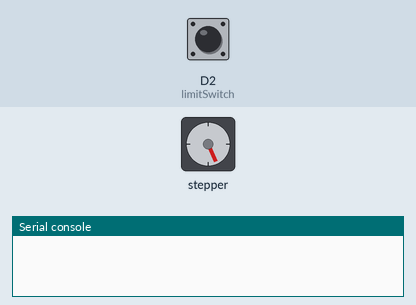
A program run on a simulated CircuitPython board. On the bench: stepper motor, the last lines printed to the serial console. The test bench sets the inputs (shaded band); at power-on: D2 (limitSwitch) HIGH. The stepper is drawn at 200 steps a turn.

Above: at 1.2 s.
1.3 s: D2 (limitSwitch) pulled LOW for 0.15 s
At 1.66 s:
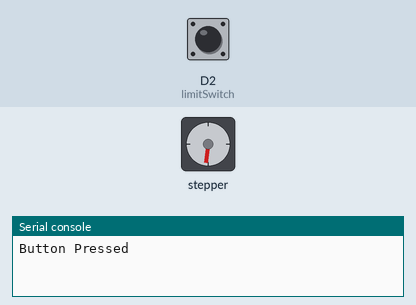
4.4 s: D2 (limitSwitch) pulled LOW for 1 s
At 5.57 s:
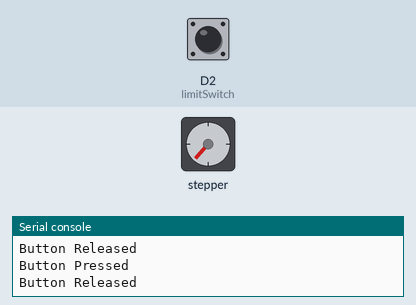
Timing chart, 0 to 14.1 s (numbered marks = the images above; inputs shaded):
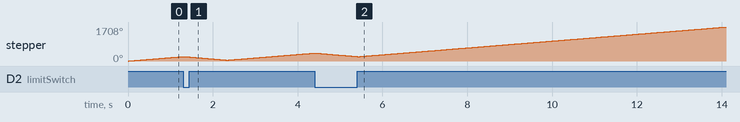

The program:

stepperMotor.py
```python
import asyncio
import board
import time
import digitalio
from adafruit_motor import stepper

DELAY = 0.01
STEPS = 100

coils = (
    digitalio.DigitalInOut(board.D9),
    digitalio.DigitalInOut(board.D10),
    digitalio.DigitalInOut(board.D11),
    digitalio.DigitalInOut(board.D12),
)

for coil in coils:
    coil.direction = digitalio.Direction.OUTPUT
motor = stepper.StepperMotor(*coils, microsteps=None)

limitSwitch = digitalio.DigitalInOut(board.D2)
limitSwitch.pull = digitalio.Pull.UP

async def catchPinTransitions(button):
    buttonPressed = False # for debouncing
    while True:
        if not button.value and not buttonPressed:
            print("Button Pressed")
            buttonPressed = True
            for i in range(STEPS):
                motor.onestep(style=stepper.DOUBLE, direction=stepper.BACKWARD)
                time.sleep(DELAY)
        if button.value and buttonPressed:
            print("Button Released")
            buttonPressed = False
        await asyncio.sleep(0)

async def runMotor(motor):
    while True:
        motor.onestep(style=stepper.DOUBLE)
        time.sleep(DELAY)
        await asyncio.sleep(0)

async def main():
    interruptTask = asyncio.create_task(catchPinTransitions(limitSwitch))
    motorTask = asyncio.create_task(runMotor(motor))
    await asyncio.gather(interruptTask, motorTask)

asyncio.run(main())
```
